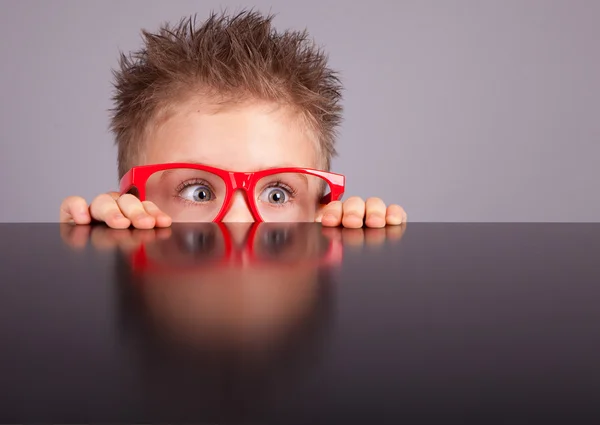
#> input picture Pedro Alexander Flórez/Semana 7/imagen1.jpg, 600 x 425 px
$ jupyter execute Redes_neuronales_convulocionales_act2.ipynb
#> lines starting #> are read from the running program, lines starting #| are printed output that depends on the picture
Importacion de las librerias

[cell 1]
import numpy as np
import cv2
from google.colab.patches import cv2_imshow

Realización de convolución con OpenCV

[cell 2]
image = cv2.imread('imagen1.jpg')
#> image is the input picture: shape (425, 600, 3); mean B, G, R 107, 103.1, 128.1

kernel = np.array([[0, -1, 0],
                   [-1, 5, -1],
                   [0, -1, 0]])

convolved_image = cv2.filter2D(image, -1, kernel)
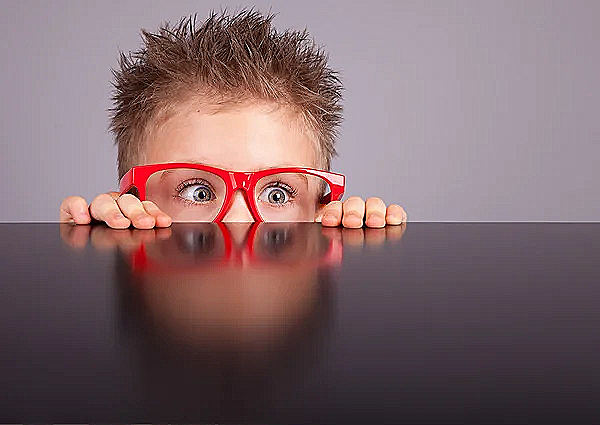
#> convolved_image: shape (425, 600, 3); mean B, G, R 107.3, 103.5, 127.9

print("Imagen Original: ")
cv2_imshow(image)
print("-----------------------------")
print("Imagen con la convolución: ")
cv2_imshow(convolved_image)

Cambios en el kernel para ver comportamiento

[cell 3]
kernel = np.array([[0, -1, 0],
                   [-1, 4.5, -1],
                   [0, -1, 0]])

convolved_image = cv2.filter2D(image, -1, kernel)
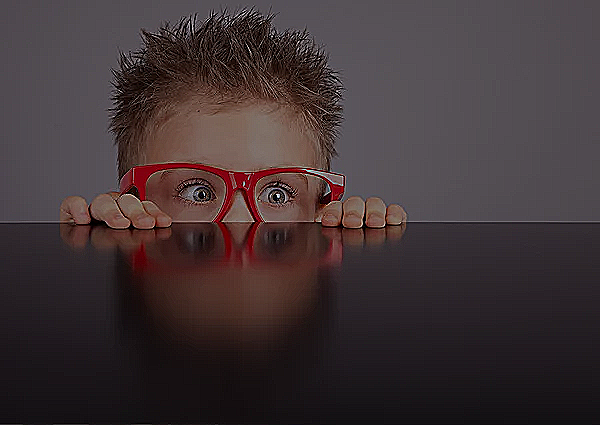
#> convolved_image: shape (425, 600, 3); mean B, G, R 54.3, 52.3, 64.4

print("Imagen Original: ")
cv2_imshow(image)
print("-----------------------------")
print("Imagen con la convolución: ")
cv2_imshow(convolved_image)

[cell 4]
kernel = np.array([[-1, 0, 1],
                   [-2, 0, 2],
                   [-1, 0, 1]])

convolved_image = cv2.filter2D(image, -1, kernel)
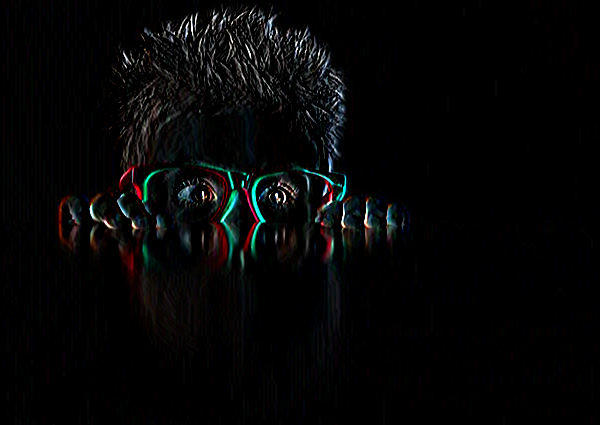
#> convolved_image: shape (425, 600, 3); mean B, G, R 5.8, 5.8, 5.5

print("Imagen Original: ")
cv2_imshow(image)
print("-----------------------------")
print("Imagen con la convolución: ")
cv2_imshow(convolved_image)

[cell 5]
#kernel = np.array([[-1, 0, 1],
 #                  [-2, 0, 2],
  #                 [-1, 0, 1]])
kernel = kernel.T

convolved_image = cv2.filter2D(image, -1, kernel)
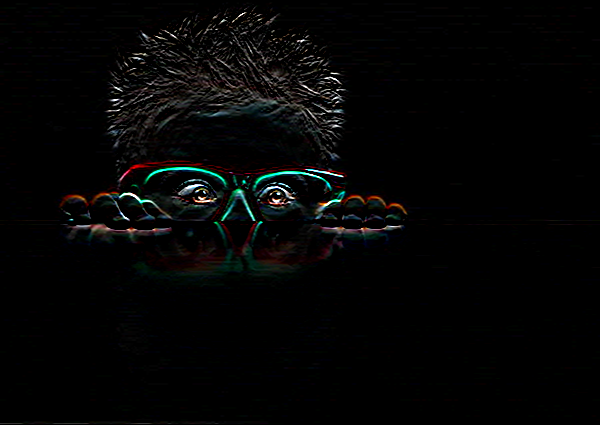
#> convolved_image: shape (425, 600, 3); mean B, G, R 4.9, 5.1, 4.8

print("Imagen Original: ")
cv2_imshow(image)
print("-----------------------------")
print("Imagen con la convolución: ")
cv2_imshow(convolved_image)
